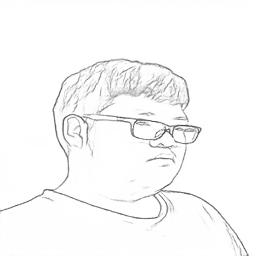

Recreate this plot in Python.
import cv2
import mediapipe as mp
import torch
from torchvision import transforms
from PIL import Image
from model.models import Generator  # ใช้ class Generator จริงจาก models.py

def draw_cartoon1(picture_path):
    img_path = rf"{picture_path}"  # ใส่ path รูปของคุณ
    img = cv2.imread(img_path)
    if img is None:
        print("❌ ไม่พบไฟล์รูป ตรวจสอบ path อีกครั้ง")
        exit()

    img = cv2.resize(img, (700, 700))
    rgb = cv2.cvtColor(img, cv2.COLOR_BGR2RGB)

    model_path = r"E:\P2LDGAN\p2ldgan_generator_200.pth"  # ใส่ path checkpoint ของคุณ

    device = torch.device("cuda" if torch.cuda.is_available() else "cpu")
    generator = Generator().to(device)

    checkpoint = torch.load(model_path, map_location=device)
    generator.load_state_dict(checkpoint)  # โหลดตรง ๆ เพราะ checkpoint เป็น state_dict ของ generator โดยตรง
    generator.eval()
    print("✅ Loaded checkpoint successfully")

    # ------------------------------
    # 3️⃣ เตรียม input
    # ------------------------------
    input_img = Image.open(img_path).convert("RGB")
    transform = transforms.Compose([
        transforms.Resize((256, 256)),   # ขนาดต้องตรงกับโมเดล
        transforms.ToTensor(),
        transforms.Normalize([0.5]*3, [0.5]*3)
    ])
    input_tensor = transform(input_img).unsqueeze(0).to(device)

    # ------------------------------
    # 4️⃣ Generate output
    # ------------------------------
    with torch.no_grad():
        output_tensor = generator(input_tensor)
        output_tensor = (output_tensor * 0.5 + 0.5).clamp(0,1)  # denormalize

    output_img = transforms.ToPILImage()(output_tensor.squeeze().cpu())
    output_img.save("draw_cartoon.jpg")
    print("✅ Generated image saved as output.jpg")


